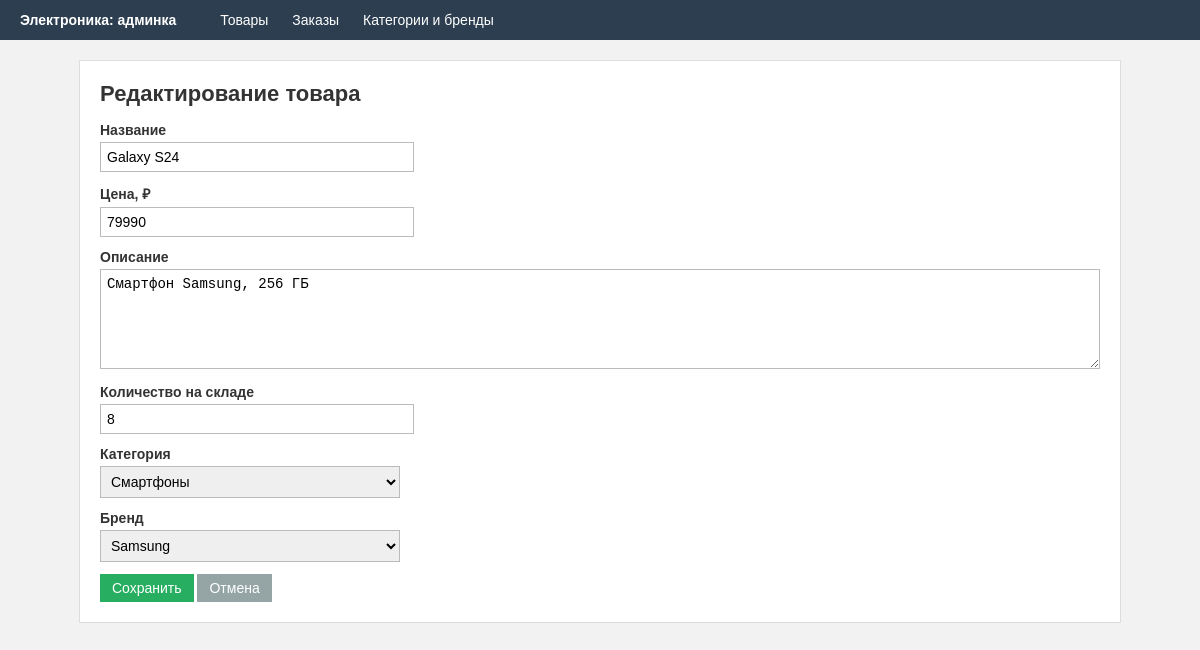
The app's page /product/2/edit with its own data.
### tables this page shows
CREATE TABLE products (
    id INTEGER PRIMARY KEY AUTOINCREMENT,
    name VARCHAR(255) NOT NULL,
    price DECIMAL(10,2) NOT NULL DEFAULT 0,
    description TEXT,
    stock_quantity INT NOT NULL DEFAULT 0,
    category_id INT,
    brand_id INT,
    FOREIGN KEY (category_id) REFERENCES categories(id),
    FOREIGN KEY (brand_id) REFERENCES brands(id)
);

CREATE TABLE categories (
    id INTEGER PRIMARY KEY AUTOINCREMENT,
    name VARCHAR(100) NOT NULL
);

CREATE TABLE brands (
    id INTEGER PRIMARY KEY AUTOINCREMENT,
    name VARCHAR(100) NOT NULL
);

### app.py (the view, shortened to what this page needs)
@app.route('/product/add', methods=['GET', 'POST'])
@app.route('/product/<int:product_id>/edit', methods=['GET', 'POST'])
def product_form(product_id=None):
    conn = get_db()
    errors = []
    product = {
        'name': '',
        'price': '',
        'description': '',
        'stock_quantity': 0,
        'category_id': 0,
        'brand_id': 0,
    }
    if product_id:
        row = conn.execute('SELECT * FROM products WHERE id = ?', (product_id,)).fetchone()
        if row is None:
            conn.close()
            abort(404)
        product = dict(row)
    categories = conn.execute('SELECT * FROM categories ORDER BY name').fetchall()
    brands = conn.execute('SELECT * FROM brands ORDER BY name').fetchall()
    conn.close()
    return render_template('product_form.html', product=product, product_id=product_id,
                           categories=categories, brands=brands, errors=errors)

### app.py (called while the page is built)
def get_db():
    conn = sqlite3.connect(DB_FILE)
    conn.row_factory = sqlite3.Row
    conn.execute('PRAGMA foreign_keys = ON')
    return conn

@app.context_processor
def add_statuses():
    return {'statuses': STATUSES}

### templates/product_form.html (shortened to what this page needs)
{% extends 'base.html' %}
{% block content %}
<h1>{% if product_id %}Редактирование товара{% else %}Новый товар{% endif %}</h1>
<form method="post">
    <div class="form-row">
        <label>Название</label>
        <input type="text" name="name" value="{{ product.name }}">
    </div>
    <div class="form-row">
        <label>Цена, ₽</label>
        <input type="text" name="price" value="{{ product.price }}">
    </div>
    <div class="form-row">
        <label>Описание</label>
        <textarea name="description">{{ product.description or '' }}</textarea>
    </div>
    <div class="form-row">
        <label>Количество на складе</label>
        <input type="number" name="stock_quantity" min="0" value="{{ product.stock_quantity if product.stock_quantity is not none else 0 }}">
    </div>
    <div class="form-row">
        <label>Категория</label>
        <select name="category_id">
            {% for category in categories %}
                <option value="{{ category.id }}" {% if category.id == product.category_id %}selected{% endif %}>{{ category.name }}</option>
            {% endfor %}
        </select>
    </div>
    <div class="form-row">
        <label>Бренд</label>
        <select name="brand_id">
            {% for brand in brands %}
                <option value="{{ brand.id }}" {% if brand.id == product.brand_id %}selected{% endif %}>{{ brand.name }}</option>
            {% endfor %}
        </select>
    </div>
    <button type="submit" class="btn btn-green">Сохранить</button>
    <a href="{{ url_for('products') }}" class="btn btn-gray">Отмена</a>
</form>
{% endblock %}

### static/style.css (style rules this page uses)
body { margin: 0; font-family: Arial, sans-serif; font-size: 14px; background: #f2f2f2; color: #333; }
h1 { margin-top: 0; font-size: 22px; }
input[type=text], input[type=number], select, textarea { padding: 6px; border: 1px solid #bbb; font-size: 14px; }
textarea { width: 100%; height: 100px; box-sizing: border-box; }
.btn { display: inline-block; padding: 6px 12px; background: #3498db; color: #fff; border: none; text-decoration: none; cursor: pointer; font-size: 14px; }
.btn-green { background: #27ae60; }
.btn-gray { background: #95a5a6; }
.form-row { margin-bottom: 12px; }
.form-row label { display: block; margin-bottom: 4px; font-weight: bold; }
.form-row input[type=text], .form-row input[type=number], .form-row select { width: 300px; }

### records on screen
products: name "Galaxy S24", price "79990", description "Смартфон Samsung, 256 ГБ", stock_quantity "8", category_id "Смартфоны", brand_id "Samsung"
